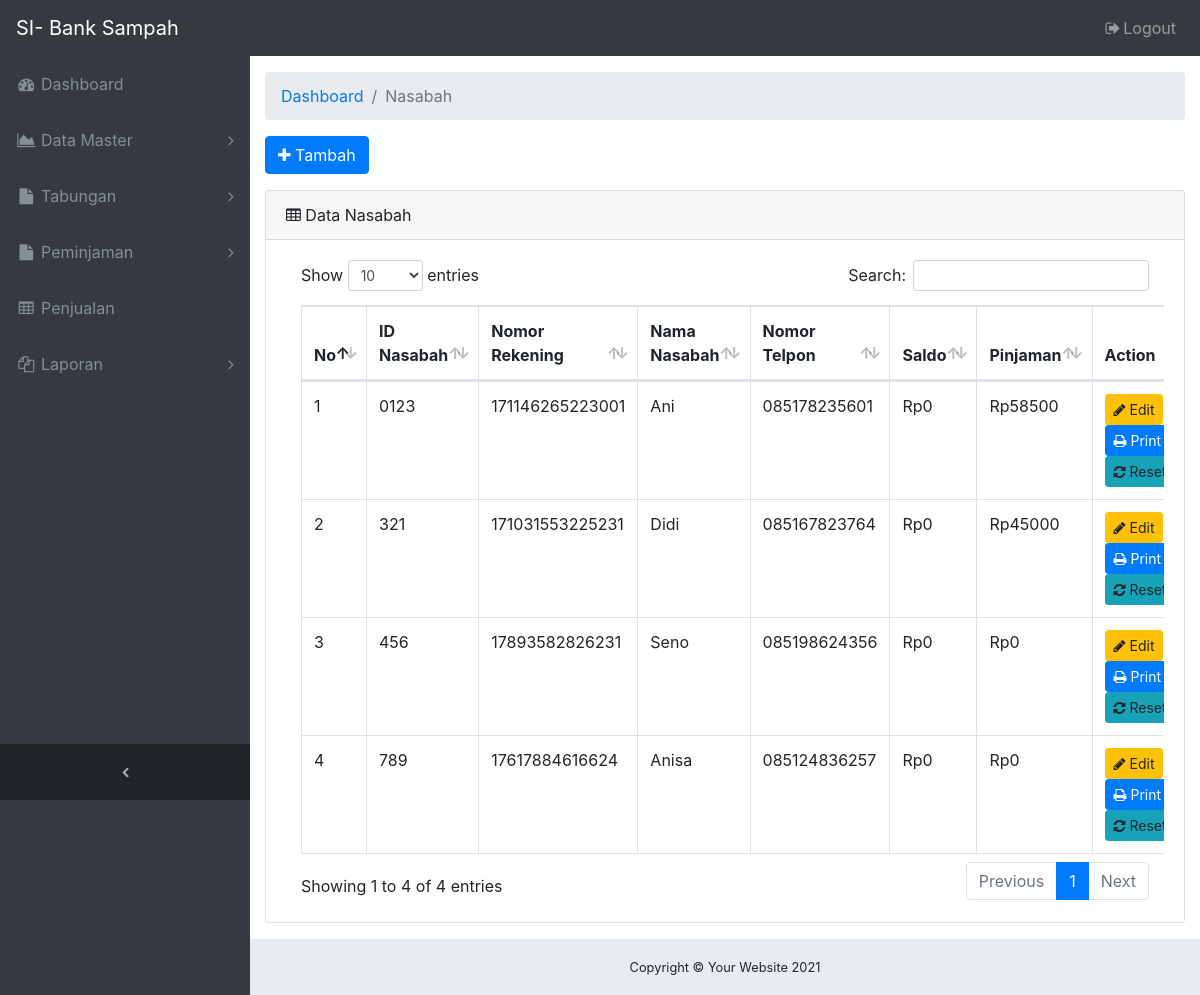
Before: /ADMIN/menu-nasabah.php (signed in) with the older database file.
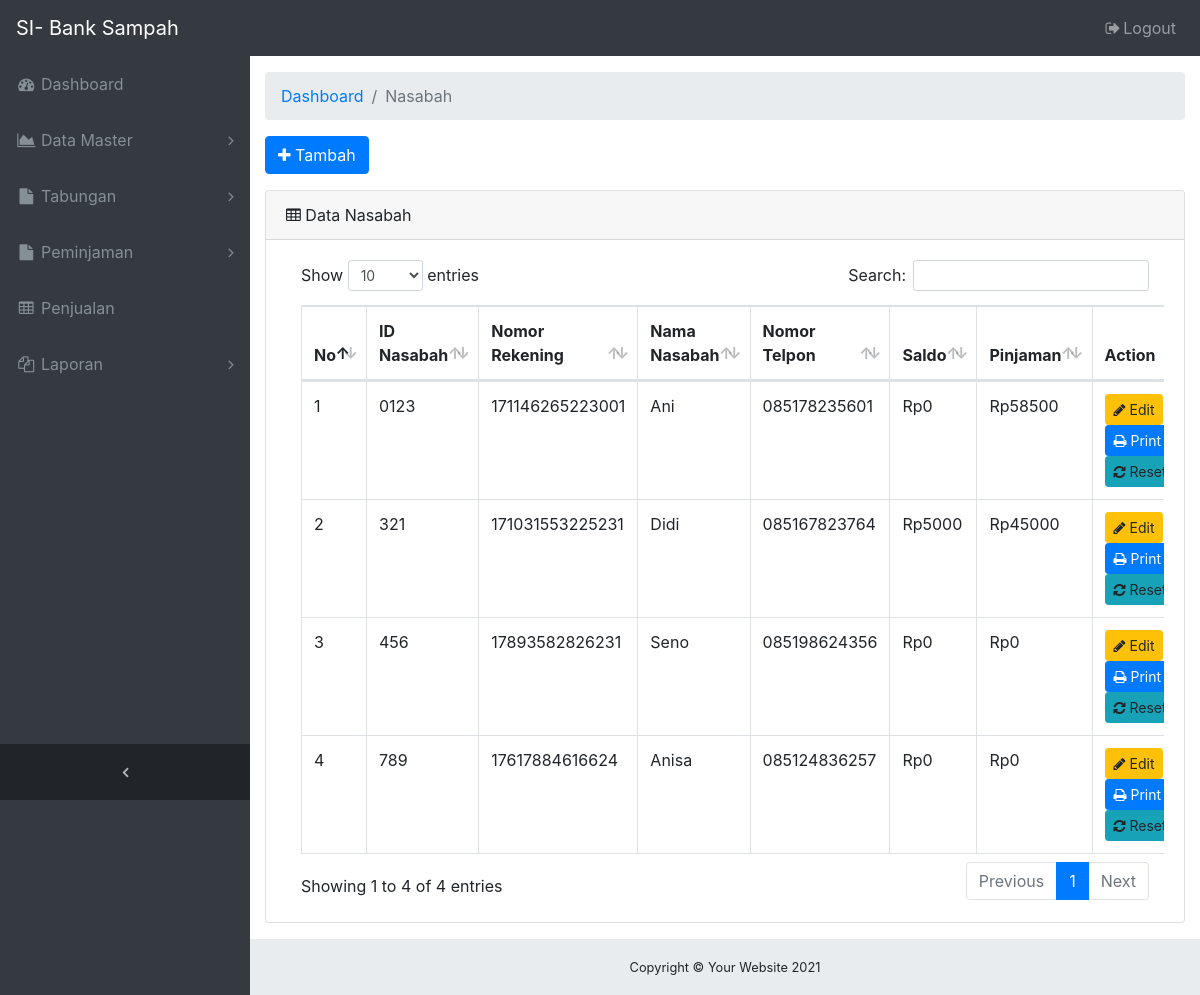
After: the same page with the newer database file.
### tables this page shows
CREATE TABLE `tb_nasabah` (
  `id_nasabah` varchar(20) NOT NULL,
  `nama_nasabah` varchar(50) NOT NULL,
  `jk_nasabah` varchar(10) NOT NULL,
  `alamat_nasabah` varchar(50) NOT NULL,
  `telp_nasabah` varchar(15) NOT NULL,
  `pekerjaan_nasabah` varchar(15) NOT NULL,
  `tgl_daftar` date NOT NULL,
  `norek_nasabah` varchar(20) NOT NULL,
  `saldo_nasabah` int(11) NOT NULL,
  `pinjaman_nasabah` int(11) NOT NULL
);

### ADMIN/menu-nasabah.php (the view, shortened to what this page needs)
<!DOCTYPE html>
<html lang="en">
<head>
  <link href="vendor/bootstrap/css/bootstrap.min.css" rel="stylesheet">
  <link href="vendor/font-awesome/css/font-awesome.min.css" rel="stylesheet" type="text/css">
  <link href="vendor/datatables/dataTables.bootstrap4.css" rel="stylesheet">
  <link href="css/sb-admin.css" rel="stylesheet">
  <?php include 'navbar.php'; ?>
</head>
<body class="fixed-nav sticky-footer bg-dark" id="page-top">
  <div class="content-wrapper">
    <div class="container-fluid">
      <ol class="breadcrumb">
        <li class="breadcrumb-item">
          <a href="#">Dashboard</a>
        </li>
        <li class="breadcrumb-item active">Nasabah</li>
      </ol>
      <div class="form-group">
        <a href="form-tambah-nasabah.php" class="btn btn-primary"><i class="fa fa-plus"></i> Tambah</a>
      </div>
      <div class="card mb-3">
        <div class="card-header">
          <i class="fa fa-table"></i> Data Nasabah</div>
        <div class="card-body">
          <div class="table-responsive">
            <table class="table table-bordered" id="dataTable" width="100%" cellspacing="0">
              <thead>
                <tr>
                  <th>No</th>
                  <th>ID Nasabah</th>
                  <th>Nomor Rekening</th>
                  <th>Nama Nasabah</th>
                  <th>Nomor Telpon</th>
                  <th>Saldo</th>
                  <th>Pinjaman</th>
                  <th>Action</th>
                </tr>
              </thead>
              <tbody>
                <?php
                include('koneksi_db.php');
                $result = mysqli_query($koneksi,"SELECT n.id_nasabah, n.norek_nasabah, n.nama_nasabah, n.telp_nasabah, n.saldo_nasabah, n.pinjaman_nasabah, l.id_login, l.username, l.password
                  FROM tb_nasabah n INNER JOIN tb_login l
                  WHERE n.norek_nasabah = l.username");
                $nomor = 1;
                ?>
                <?php
                  while($data = mysqli_fetch_array($result)) {
                    echo "<tr>";
                    echo "<td>".$nomor++."</td>";
                    echo "<td>".$data['id_nasabah']."</td>";
                    echo "<td>".$data['norek_nasabah']."</td>";
                    echo "<td>".$data['nama_nasabah']."</td>";
                    echo "<td>".$data['telp_nasabah']."</td>";
                    echo "<td>Rp".$data['saldo_nasabah']."</td>";
                    echo "<td>Rp".$data['pinjaman_nasabah']."</td>";
                    echo "<td>
                          <a href='form-edit-nasabah.php?id=".$data['id_nasabah']."' class = 'btn btn-warning btn-sm'><i class='fa fa-pencil'></i> Edit</a>
                          <a data-href='proses-hapus-nasabah.php?id=".$data['id_nasabah']."' class = 'btn btn-danger btn-sm' data-toggle='modal' data-target='#konfirmasi_hapus'><i class='fa fa-trash-o'></i> Hapus</a>
                          <a href='print-data-nasabah.php?id=".$data['id_nasabah']."' class='btn btn-primary btn-sm'><i class='fa fa-print'></i> Print</a>
                          <a data-href='proses-reset-password.php?id=".$data['id_login']."' class = 'btn btn-info btn-sm' data-toggle='modal' data-target='#konfirmasi_reset'><i class='fa fa-refresh'></i> Reset Password</a>
                          </td>";
                    echo "</tr>";
                  }
                 ?>
              </tbody>
            </table>
          </div>
        </div>
      </div>
    </div>
    <?php include 'footer.php'; ?>
  </div>
</body>
</html>

Changed rows visible on the page:
changed tb_nasabah "Didi": saldo_nasabah "0" → "5000"
